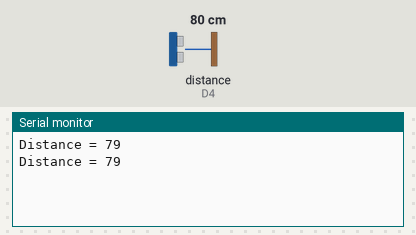
A sketch run on a simulated ESP8266 (NodeMCU). Shown: the last lines printed to the serial monitor. Wiring (inferred from the names in the program): ultrasonic range finder: trigger D3; echo D4. The test bench sets the inputs (shaded band); at power-on: distance to the obstacle (sensor on D4) 80 cm. The echo pulse lasts 58.3 µs per cm.

Above: at 3.8 s.
3.9 s: distance to the obstacle (sensor on D4) set to 2 cm
At 7.4 s:
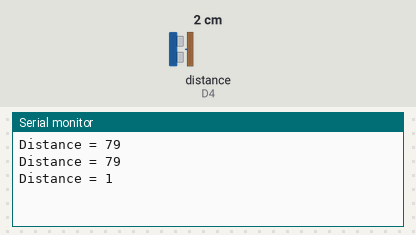
7.8 s: distance to the obstacle (sensor on D4) set to 4 cm
At 9.7 s:
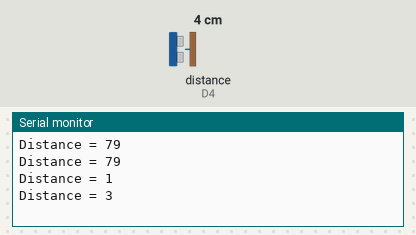
Timing chart, 0 to 11.2 s (numbered marks = the images above; inputs shaded):
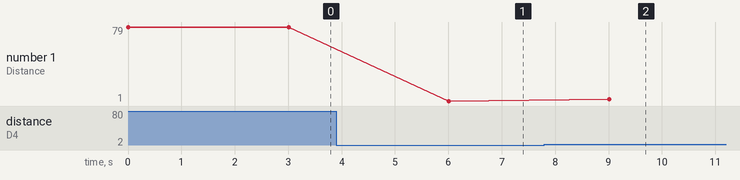

Measured:
- after the input at 3.9 s, the serial monitor: prints a new line after 2.1 s (image 1)
- after the input at 7.8 s, the serial monitor: prints a new line after 1.2 s (image 2)
- plotted number 1: 79 → 1 after the input at 3.9 s, 1 → 3 after the input at 7.8 s

The sketch:

Ultra_sonic_sensor.ino
```cpp
#include <ESP8266WiFi.h>
const int trigP = D3; //D4
const int echoP = D4; //D3
long duration;
int distance;
void setup() {
pinMode(trigP, OUTPUT); // Sets the trigPin as an Output
pinMode(echoP, INPUT); // Sets the echoPin as an Input
Serial.begin(9600); // Open serial channel at 9600 baud rate
}
void loop() {
digitalWrite(trigP, LOW); // Makes trigPin low
delayMicroseconds(2); // 2 micro second delay
digitalWrite(trigP, HIGH); // tigPin high
delayMicroseconds(10); // trigPin high for 10 micro  seconds
digitalWrite(trigP, LOW); // trigPin low
//Nodemcu HC-SR04
//Vin Vcc
//D3 Trig
//D4 Echo
//GND GND

duration = pulseIn(echoP, HIGH); //Read echo pin, time in microseconds
distance= duration*0.034/2; //Calculating actual/real distance
Serial.print("Distance = "); //Output distance on  arduino serial monitor
Serial.println(distance);
delay(3000); //Pause for 3 seconds and start measuring distance again
}
```
